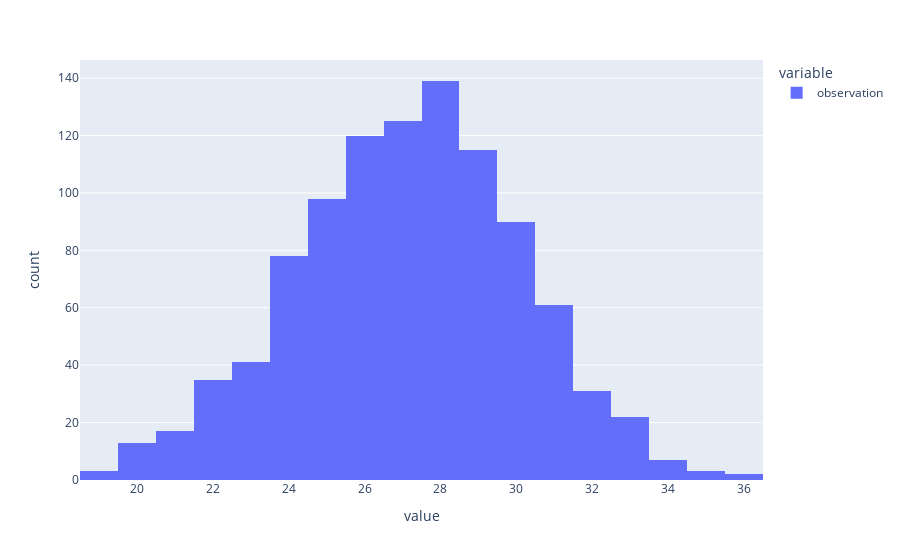

Notebook source saved alongside this figure:
### Markdown cell above
####  4.- What do you see? Is there any difference with the frequency distribution in step 1?

### Code cell
px.histogram(age_population_2.observation)

### Figure 1 — Plotly figure (JSON) as saved in the notebook; plotly's stock layout.template omitted (floating-point values rounded to 4 significant figures; data arrays with more than 128 entries replaced by an {"elided": "..."} marker saying what was removed)
{"data": [{"alignmentgroup": "True", "bingroup": "x", "hovertemplate": "variable=observation<br>value=%{x}<br>count=%{y}<extra></extra>", "legendgroup": "observation", "marker": {"color": "#636efa", "pattern": {"shape": ""}}, "name": "observation", "offsetgroup": "observation", "orientation": "v", "showlegend": true, "type": "histogram", "x": {"elided": "1000 int values"}, "xaxis": "x", "yaxis": "y"}], "layout": {"barmode": "relative", "legend": {"title": {"text": "variable"}, "tracegroupgap": 0}, "margin": {"t": 60}, "xaxis": {"anchor": "y", "domain": [0, 1], "title": {"text": "value"}}, "yaxis": {"anchor": "x", "domain": [0, 1], "title": {"text": "count"}}}}
